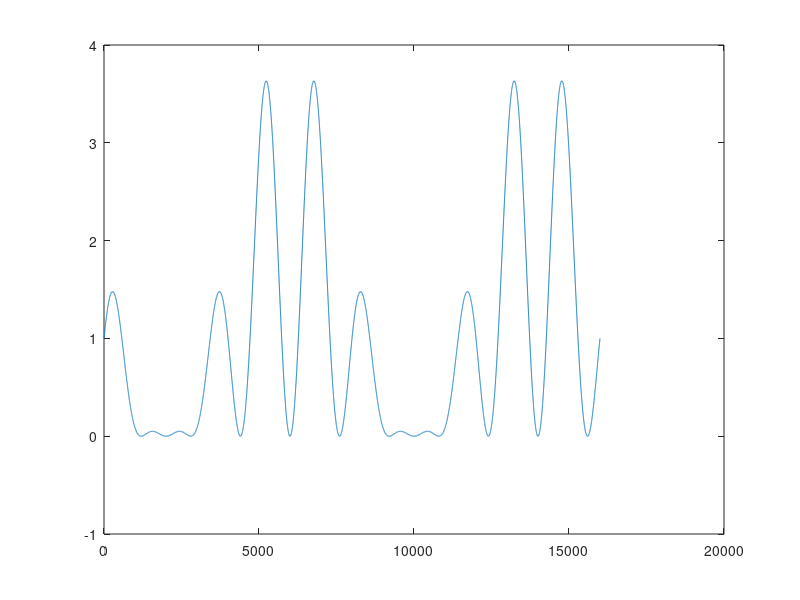
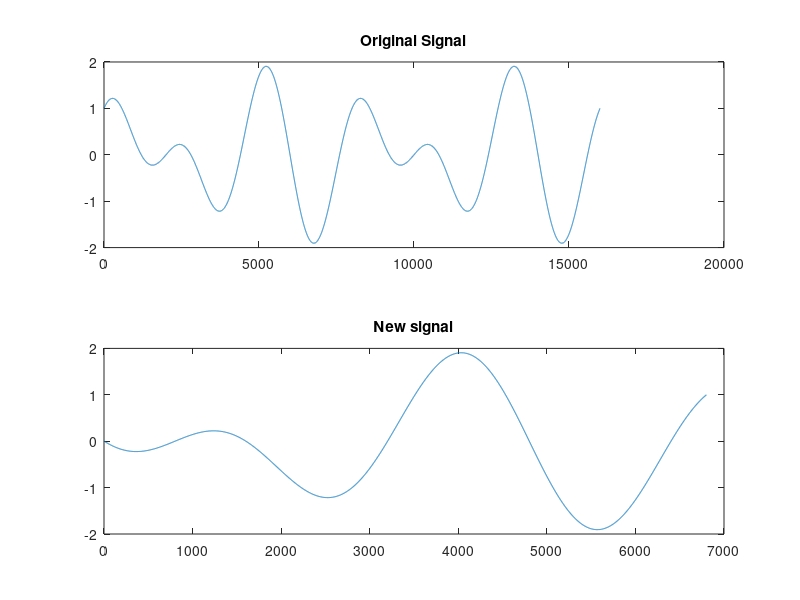

Write MATLAB code to recreate these figures, in order.
clear all, clc, tic, clf;
n=16000
t=linspace(0,2*pi,n);
y=cos(6*t)+sin(4*t);

%find zero crossings
t1=y(1:n-1);
t2=y(2:n);
tt=t1.*t2;
indx=find(tt<0)
plot(tt)

figure

%1) start at first zero crossing going positive 
%2) get 8000 pts 
%3) and after the 8000 points continue appending points until a zero crossing going down section is found
new_y=y(indx(1,1):8000); %start at zero section found get 8000 pts
subplot(2,1,1);plot(y);title('Original Signal')
subplot(2,1,2);plot(new_y);title('New signal')

return
%%
n=16000
t=linspace(0,2*pi,n);
MxN = cos(6*t)+sin(4*t);

ds = diff(MxN(1,:)) / size(MxN,2); 
d2s = del2(MxN(1,:)) / size(MxN,2);  
%%%%%%%%%%%%%%%%%%%%%%%%%%%%%%%%%%%%%%%%%%%%%%%%%%%%
% Find zeros, create index vector (>0 ; <0)
%%%%%%%%%%%%%%%%%%%%%%%%%%%%%%%%%%%%%%%%%%%%%%%%%%%%%
n=size(MxN,2);
zero{1}=find(MxN(1,1:n-1).*MxN(1,2:n)<0)';
idx{1} = {  find( (MxN(1,1:end-1)<0) & (ds>0) )',...
            find( (MxN(1,1:end-1)<0) & (ds<0) )' };

%%%%%%%%%%%%%%%%%%%%%%%%%%%%%%%%%%%%%%%%%%%%%%%%%%%%
% Find zero crossing of second derivative
%%%%%%%%%%%%%%%%%%%%%%%%%%%%%%%%%%%%%%%%%%%%%%%%%%%%%
n=size(ds,2);
zero{2}=find(ds(1,1:n-1).*ds(1,2:n)<0)';
% idx{2}{1}([ für > 0])  //  idx{2}{2}([ für < 0]
idx{2} = {  find( (ds(1,:)<0) & (d2s(1:end-1)>0) )',...
            find( (ds(1,:)<0) & (d2s(1:end-1)<0) )' }
        
new_y=MxN(idx{1}{1}:8000); %start at zero section found get 8000 pts
subplot(2,1,1);
hold all;
plot(MxN);title('Original Signal')
plot(new_y);title('Original Signal + new_w')
hold off
subplot(2,1,2);plot(new_y);title('New signal')
